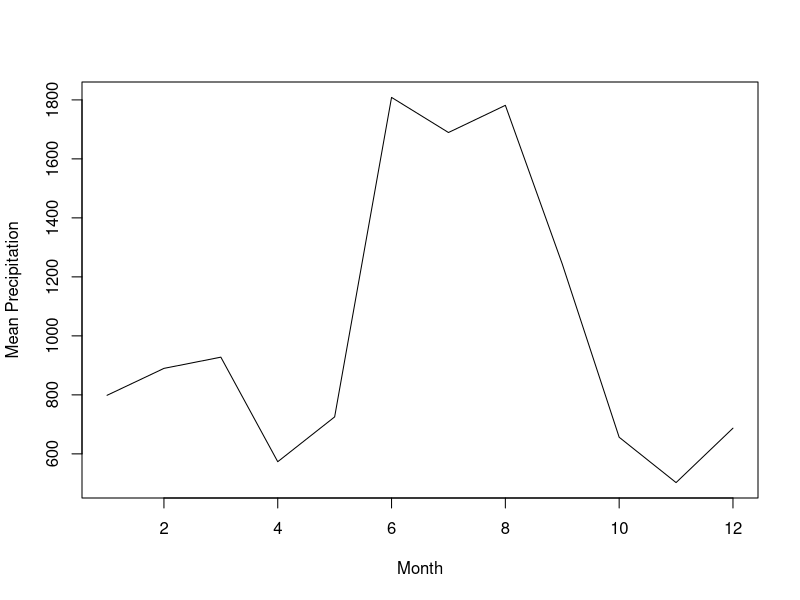

This chart was generated by the following R code:
#Basic operations in R

#Imports the data
ppt_data <- read.csv("gainesville-precip.csv", header = FALSE)

#Calculates the average precipitation in each month across years
monthly_mean_ppt <- colMeans(ppt_data)

#Plots the monthly averages as a simple line plot
plot(monthly_mean_ppt, type = "l", xlab = "Month", ylab = "Mean Precipitation")

#calculations
number_of_birds <- c(28, 32, 1, 0, 10, 22, 30, 19, 145, 27, 
                     36, 25, 9, 38, 21, 12, 122, 87, 36, 3, 0, 5, 55, 62, 98, 32, 
                     900, 33, 14, 39, 56, 81, 29, 38, 1, 0, 143, 37, 98, 77, 92, 
                     83, 34, 98, 40, 45, 51, 17, 22, 37, 48, 38, 91, 73, 54, 46,
                     102, 273, 600, 10, 11)
#How many sites are there?
length(number_of_birds)
#How many birds were counted at site 42?
number_of_birds [42]
#How many birds were counted at the last site? Have the computer choose the last site automatically in some way, not by manually entering its position.
tail (number_of_birds, n=1)
#What is the total number of birds counted across all of the sites?
sum(number_of_birds)
#What is the smallest number of birds counted?
min(number_of_birds)
#What is the largest number of birds counted?
max(number_of_birds)
#What is the average number of birds seen at a site?
mean(number_of_birds)

#example
length <- c(2.2, 2.1, 2.7, 3.0, 3.1, 2.5, 1.9, 1.1, 3.5, 2.9)
width <- c(1.3, 2.2, 1.5, 4.5, 3.1, 2.8, 1.8, 0.5, 2.0, 2.7)
height <- c(9.6, 7.6, 2.2, 1.5, 4.0, 3.0, 4.5, 2.3, 7.5, 3.2)
#The volume of each shrub (i.e., the length times the width times the height)
volume <- length* width* height
volume
#The total volume of all of the shrubs
sum(volume)
#A vector of the height of shrubs with lengths greater than 2.5
height <- c (length > 2.5)
height


